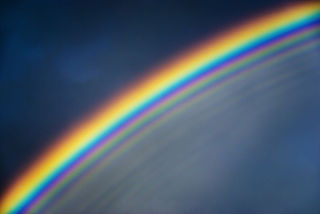
%> input picture dataset/Supernumerary_Rainbows.jpg, 320 x 214 px; its folder holds only this picture in this run
$ octave runme_denoising.m   (GNU Octave 9; MATLAB toolbox functions it lacks are replaced by stand-ins)
%> lines starting %> are read from the running program, lines starting %| are printed output that depends on the picture; in (x1, y1, x2, y2) boxes, pixels count from 0 and x2, y2 are one past the last pixel; in counts of white or black regions, pixels touching at a corner belong together; the program's own positions count from 1
### tdv_denoising.m
%% (Higher-order) Total directional variation for image denoising
%
% [u, v, time, varargout] = tdv_denoising(unoise,params,varargin)
%
% Input:
% unoise       = noisy image
% params       = parameters from get_parameters
% varargin{1}  = ground truth image
%
% Output:
% u            = denoised image
% v            = vector field
% time         = cpu time elapsed
% varargout{1} = PSNR (if varargin{1} = unoise)
%
% Companion software to
% Simone Parisotto, Simon Masnou and Carola-Bibiane Schoenlieb.
% "(Higher-order) Total directional variation. Part I: Imaging Application"
% ArXiv: https://arxiv.org/abs/1812.05023
%
% Authors:
% 1) Simone Parisotto          (email: sp751 at cam dot ac dot uk)
% 2) Jan Lellmann              (email: jan lellmann at mic dot uni-luebeck dot de)
% 3) Simon Masnou              (email: masnou at math dot univ-lyon1 dot fr)
% 4) Carola-Bibiane Schoenlieb (email: cbs31 at cam dot ac dot uk)
%
% Address of Authors 1) and 4):
% Cambridge Image Analysis
% Centre for Mathematical Sciences
% Wilberforce Road
% CB3 0WA, Cambridge, United Kingdom
%
% Date:
% January, 2019
%
% Licence: BSD-3-Clause (https://opensource.org/licenses/BSD-3-Clause)
%

function [u, v, TDVtime, varargout] = tdv_denoising(unoise,params,varargin)

% measure time
TDVtime = cputime;

% size of the image
u = unoise;
[m,n,c] = size(u);

% check if a clean image is available
flag_psnr = 0;
if nargin==3
    uorig = varargin{1};
    flag_psnr = 1;
else
    uorig = NaN(m,n,c);
end

% CREATE STAGGERED GRIDS for vector fields
location = get_location(m,n);

% COMPUTE GRADIENT OPERATOR
u = padarray(u,[1 1,0],'replicate','both');
%> u: size 216x322x3 double
params.boundary_u = 'end';
[D1,D2] = gradmat(u,params.boundary_u);

% STORE ORIGINAL CORRUPTERD IMAGE
xnoise = u;

% CREATE A STACK OF SIGMAs AND RHOs FOR THE MULTIPLE TEST OPTION, if any
switch params.update_v_iter
    case 1
        sigma_stack = params.sigma;
        rho_stack   = params.rho;
    otherwise
        stack       = @(r,params) (r(end)-r(1))*max( (0:params.update_v_iter-1)./(params.update_v_iter-1), 0) + r(1);
        sigma_stack = stack([params.sigma(1),params.sigma(2)],params);
        rho_stack   = stack([params.rho(1),params.rho(2)],params);
end

%% START ALGORITHM

for ii = 1:params.update_v_iter % iterates the procedure, if you wish

    %% COMPUTE THE VECTOR FIELD v
    switch params.compute_field
        case 'v1'
            sigma = params.sigma;
            rho   = params.rho;
            v = structure_tensor(uorig,sigma,rho,D1,D2,params,location);      % from ground truth image
        case 'v2'
            sigma = sigma_stack(ii);
            rho   = rho_stack(ii);
            if size(u,3)>1
                [v, params.b] = structure_tensor(rgb2gray(u(2:end-1,2:end-1,:)),sigma,rho,D1,D2,params,location);
            else
                [v, params.b] = structure_tensor(u(2:end-1,2:end-1,:),sigma,rho,D1,D2,params,location);
            end
    end


    %% COMPUTE THE DERIVATIVE OPERATOR OF ORDER Q FOR EACH Q, WEIGHTED BY M
    % compute averaging operators to match derivatives on cell centres
    B  = compute_average_order(m+2,n+2); % move D^Q on cell centres
    Be = speye((m+2)*(n+2),(m+2)*(n+2)); % keep on D^k u position at k-th derivative
    Br = speye((m-1)*(n-1),(m-1)*(n-1)); % keep on cell centres
    % NB the transfer operator to move the derivative of v back to
    % cell centres is not yet implemented

    %% BUILD STANDARD MATRICES and MCAL for each order
    [LR,I]  = build_M(v,params.b);
    Mcal{1} = {LR};
    Mcal{2} = {I,LR};
    Mcal{3} = {I,I,LR};

    %% BUILD Wcal (transfer operator) for each order
    Wcal{1} = {B{1}};
    Wcal{2} = {{Be,Be},B{2}};
    Wcal{3} = {{Be,Be},{Be,Be,Be,Be},B{3}};

    Kcal{1} = MD(u,Mcal{1},Wcal{1},D1,D2,location);
    Kcal{2} = MD(u,Mcal{2},Wcal{2},D1,D2,location);
    Kcal{3} = MD(u,Mcal{3},Wcal{3},D1,D2,location);

    %% COMPUTE SADDLE-POINT OPERATORS AND PROX
    % F:= (lamdba/eta)*TDV  is the vectorial soft thresholding.
    K         = @(u,params) Ku(Kcal,u,params);
    KS        = @(y,q)      divMq(y,Mcal{q},Wcal{q},D1,D2,location);
    ProxFS    = @(y,sigma,params) y./max(1,repmat(norms(y,2,3)./params.lambda,1,1,size(y,3)));

    % G = 0.5*eta*|| u - u^\diamond||_2^2
    ProxG     = @(x,u,tau)( x+tau*params.eta*u )/( 1+tau*params.eta );

    options.niter  = params.maxiter;

    %% PRIMAL-DUAL SCHEME
    for kk = 1:size(u,3)
        if flag_psnr
            u(:,:,kk) = perform_primal_dual(xnoise(:,:,kk), params, K, KS, ProxFS, ProxG, options,uorig(:,:,kk));
        else
            u(:,:,kk) = perform_primal_dual(xnoise(:,:,kk), params, K, KS, ProxFS, ProxG, options);
        end
    end

    if flag_psnr
        psnr_local = psnr(uorig,u(2:end-1,2:end-1,:));
    end

end

% return values
if flag_psnr
    varargout{1} = psnr_local(end);
end
u    = u(2:end-1,2:end-1,:);

TDVtime = cputime-TDVtime;

end

function x = perform_primal_dual(x, params, K, KS, ProxFS, ProxG, options,varargin)
% perform_primal_dual - primal-dual algorithm
%
%    [x,R] = perform_admm(x, K,  KS, ProxFS, ProxG, options);
%
%   Solves
%       min_x F(K*x) + G(x)
%   where F and G are convex proper functions with an easy to compute proximal operator,
%   and where K is a linear operator
%
%   Uses the Preconditioned Alternating direction method of multiplier (ADMM) method described in
%       Antonin Chambolle, Thomas Pock,
%       A first-order primal-dual algorithm for convex problems with applications to imaging,
%       Preprint CMAP-685
%
%   INPUTS:
%   ProxFS(y,sigma) computes Prox_{sigma*F^*}(y)
%   ProxG(x,tau) computes Prox_{tau*G}(x)
%   K(y) is a linear operator.
%   KS(y) compute K^*(y) the dual linear operator.
%   options.sigma and options.tau are the parameters of the
%       method, they shoudl satisfy sigma*tau*norm(K)^2<1
%   options.theta=1 for the ADMM, but can be set in [0,1].
%   options.verb=0 suppress display of progression.
%   options.niter is the number of iterations.
%   options.report(x) is a function to fill in R.
%
%   OUTPUTS:
%   x is the final solution.
%   R(i) = options.report(x) at iteration i.
%
%   Copyright (c) 2010 Gabriel Peyre

options.null = 0;
niter  = getoptions(options, 'niter', 100);
theta  = getoptions(options, 'theta', 1);

%%%% ADMM parameters %%%%
sigma = getoptions(options, 'sigma', -1);
tau   = getoptions(options, 'tau', -1);

% INITIALIZATION
if nargin == 8
    xorig = varargin{1};
    psnr_local = zeros(niter,1);
end

if sigma<0 || tau<0
    rr = randn(size(x));
end

Q = numel(params.lambda{:});
index_Q = find(params.lambda{1});

paramslocal = cell(Q,1);
xstar       = cell(Q,1);
y           = cell(Q,1);
Lq          = cell(Q,1);

for q=index_Q

    paramslocal{q}        = params;
    paramslocal{q}.order  = params.order(q);
    paramslocal{q}.lambda = params.lambda{1}(q);

    xstar{q} = 0;
    y{q}     = 0;
    Lq{q}    = 0;

    if sigma<0 || tau<0
        Lq{q} = compute_operator_norm(@(x) KS(K(x,paramslocal{q}),q),rr);
        y{q}  = K(x,paramslocal{q});
    end

end

% OPERATOR NORM
L = max(cat(1,Lq{index_Q}));
%L = max([8.^find(params.lambda{1})]);

if params.acceleration

    %  ADMM
    tau   = 1/sqrt(L);
    sigma = 1./(tau*L);
    %gamma = 0.5;
    gamma = 0.35*params.eta;

else
    sigma = 10;
    tau   = 0.9/(sigma*L);
end

if params.verbose_text
    fprintf('\n  ITER  |   PSNR  \n');
    fprintf('--------------------\n');
end

xhat   = x;
xnoise = x;

for iter = 1:niter

    xold = x;

    % DUAL PROBLEM
    for q=index_Q
        y{q}     = ProxFS( y{q} + sigma*K(xhat,paramslocal{q}), sigma, paramslocal{q});
        xstar{q} = KS(y{q},q);
    end

    % PRIMAL PROBLEM
    x = ProxG(  x-tau*sum(cat(3,xstar{index_Q}),3), xnoise, tau);

    % EXTRAPOLATION
    xhat = x + theta * (x-xold);

    % ACCELERATION
    if params.acceleration
        theta = 1./sqrt(1+2*gamma*tau);
        tau   = theta*tau;
        sigma = sigma/theta;
    end

    if nargin == 8
        psnr_local(iter) = psnr(xorig,x(2:end-1,2:end-1));
        if params.verbose_text && ~mod(iter,20)
            fprintf('   %02d   |  %2.2f  \n',iter,psnr_local(iter))
        end
    else
        fprintf('Denoising in progress...')
    end

end

if nargin<8
    fprintf(' done!\n')
end

end

% [21 lines left out: function compute_operator_norm, not called in this run]

function v = getoptions(options, name, v, mendatory)
% [11 lines of commented-out code are left out]

if nargin<4
    mendatory = 0;
end

if isfield(options, name)
    v = eval(['options.' name ';']);
elseif mendatory
    error(['You have to provide options.' name '.']);
end
end

### lib/operators/gradmat.m
function [D1,D2] = gradmat(u,boundary)
%> called with boundary = 'end'

M = size(u,1);
N = size(u,2);

D1 = spdiags([-ones(M,1) ones(M,1)],[0 1],M,M);
D2 = spdiags([-ones(N,1) ones(N,1)],[0 1],N,N);

switch boundary
    case 'all'
        D1([1 M],:) = 0;
        D2([1 N],:) = 0;
    case 'end'
        D1([M],:) = 0;
        D2([N],:) = 0;
     case 'end2'
        D1([M],[end-1,end]) = [-1 1];
        D2([N],[end-1,end]) = [-1 1];
    case 'none'
end

D1 = kron(speye(N),D1);
D2 = kron(D2,speye(M));

return

### lib/structure_tensor/structure_tensor.m
function [V,b] = structure_tensor(umat,sigma,rho,D1,D2,params,location)
%> called with sigma = 2, rho = 30

umat = padarray(umat,[1 1],'replicate','both');

filter    = @(sigma) compute_gaussian_filter([2*ceil(2*sigma)+1,2*ceil(2*sigma)+1],sigma,size(umat));
blur      = @(f,sigma) imfilter(f,filter(sigma));
blur      = @(f,sigma)  imgaussfilt(f,sigma,'padding','replicate','FilterDomain','frequency');
nabla     = @(f)grad(f,D1,D2);
tensorize = @(u)cat(3, u(:,:,1).^2, u(:,:,2).^2, u(:,:,1).*u(:,:,2));
rotate    = @(T)cat(3, T(:,:,2), T(:,:,1), -T(:,:,3));
T         = @(f,sigma) blur( tensorize( nabla(f) ), sigma);
delta     = @(S)(S(:,:,1)-S(:,:,2)).^2 + 4*S(:,:,3).^2;
eigenval  = @(S)deal( ...
    (S(:,:,1)+S(:,:,2)+sqrt(delta(S)))/2,  ...
    (S(:,:,1)+S(:,:,2)-sqrt(delta(S)))/2 );
normalize = @(u)u./repmat(sqrt(sum(u.^2,3)), [1 1 2]);
eig1      = @(S)normalize( cat(3,2*S(:,:,3), S(:,:,2)-S(:,:,1)+sqrt(delta(S)) ) );
ortho     = @(u)deal(u, cat(3,-u(:,:,2), u(:,:,1)));
eigbasis  = @(S)ortho(eig1(S));

% K_sigma * u
u = blur(umat,sigma);
%> u: size 216x322 double

% K_rho * (\grad u_sigma \otimes u_sigma)
S = T(u,sigma);
S(:,:,1) = blur(S(:,:,1),rho);
S(:,:,2) = blur(S(:,:,2),rho);
S(:,:,3) = blur(S(:,:,3),rho);

[lambda1,lambda2] = eigenval(S);
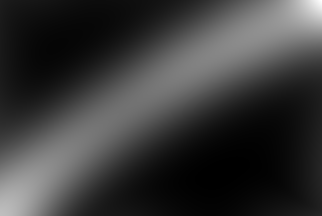
%> lambda1: size 216x322 double; min 4.84e-05, max 0.000797, mean 0.000217; drawn with min black and max white
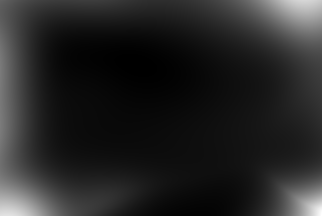
%> lambda2: size 216x322 double; min 3.92e-05, max 0.000141, mean 5.45e-05; drawn with min black and max white
[e1,e2] = eigbasis(S);

V = cat(3,-e1(:,:,2),e1(:,:,1));

E = sqrt(lambda1+lambda2);
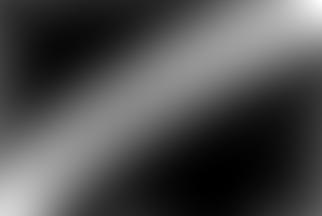
%> E: size 216x322 double; min 0.00966, max 0.0303, mean 0.0159; drawn with min black and max white
A = (lambda1-lambda2)./(lambda1+lambda2);
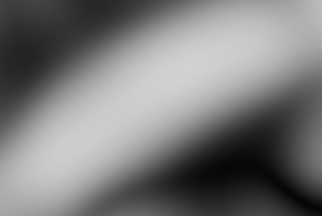
%> A: size 216x322 double; min 0.0226, max 0.823, mean 0.482

% MOVE evertthing on cell centres from grid edge
V = cat(3,interpn(location.ii_u1_extra,location.jj_u1_extra,V(:,:,1),location.ii_v,location.jj_v,'linear',0),...
          interpn(location.ii_u2_extra,location.jj_u2_extra,V(:,:,2),location.ii_v,location.jj_v,'linear',0));

lambda1 = cat(3,interpn(location.ii_u_extra,location.jj_u_extra,lambda1,location.ii_v,location.jj_v,'linear',0));
%> lambda1: size 213x319 double
E = cat(3,interpn(location.ii_u_extra,location.jj_u_extra,E,location.ii_v,location.jj_v,'linear',0));
%> E: size 213x319 double
A = cat(3,interpn(location.ii_u_extra,location.jj_u_extra,A,location.ii_v,location.jj_v,'linear',0));
%> A: size 213x319 double


if ~isnan(params.regularize) && params.regularize~=0

    % normalize orientation
    switch params.caseweight
        case 1
            weights = mat2gray(lambda1(:));
        case 2
            weights = 1-round(10000*A)/10000;
    end

    bc = 'neumann';
    gff = diffopn(size(u)-3,2,{'forward','forward'},bc);
    gbf = diffopn(size(u)-3,2,{'backward','forward'},bc);
    gfb = diffopn(size(u)-3,2,{'forward','backward'},bc);
    gbb = diffopn(size(u)-3,2,{'backward','backward'},bc);

    laplace = 0.25 * (gff' * gff + gbf' * gbf + gfb' * gfb + gbb' * gbb);

    % (L +
    % Dw IS THE DIAGONAL MATRIX WITH weights on diagonal.. first component,
    % second component for v which is double component
    Dw = (1.0 / params.gamma_regularize) * spdiag([weights(:); weights(:)]);

    V = reshape((laplace + Dw) \ (Dw * V(:)), [size(V,1) size(V,2) 2]);
end

switch params.bvary
    case 0
        bb = [params.b(2)];
    case 1
        bb = 1-round(10000*A)/10000;
        bb = min(mat2gray(bb),params.c);
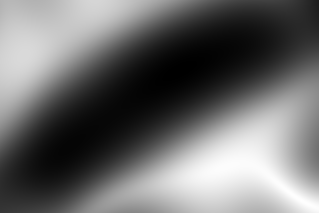
%> bb: size 213x319 double; min 0, max 1, mean 0.424
    otherwise
        bb = params.b(2);
end

b = cat(3,params.b(1)*ones(size(bb)),bb);
end

### lib/TDV/compute_average_order.m
function AA = compute_average_order(M,N)
%> called with M = 216, N = 322

%% B is the matrix for averaging to bring the derivative in the cell centres
% averaging over i, (u_{i,j} + u_{i+1,j})/2
%B{1} = (toeplitz(sparse(1,1,1/2,1,M*N),sparse(1,2,1/2,1,M*N)));
%B{1} = 0.5*spdiags([ones(M*N,1) ones(M*N,1)],[0 1],M*N,M*N);
%B{1}(end,[end-1,end]) = [0.5 0.5];
% averaging over j, (u_{i,j} + u_{i,j+1})/2
%B{2} = (toeplitz(sparse(1,1,1/2,1,M*N),sparse(1,M+1,1/2,1,M*N)));
%B{2} = 0.5*spdiags([ones(M*N,1) ones(M*N,1)],[0 M],M*N,M*N);
%B{2}(end-M+1:end,:) = B{2}(end-2*M+1:end-M,:);
% averaging over j diagonally left to right, (u_{i,j} + u_{i-1,j+1})/2
%B{3} = (toeplitz(sparse(1,1,1/2,1,M*N),sparse(1,M,1/2,1,M*N)));
B{3} = 0.5*spdiags([ones(M*N,1) ones(M*N,1)],[0 M-1],M*N,M*N);
%B{3}(1,:) = 0; B{3}(1,[1,M+1]) = 0.5;
%B{3}(end-M+1:end,:) = 0;
% averaging over i diagonally right to left, (u_{i+1,j-1} + u_{i,j+1})/2
%B{4} = (toeplitz(sparse(1,1,1/2,1,M*N),sparse(1,M,1/2,1,M*N))).';
B{4} = B{3}.';
%B{4}(end,:) = 0;

%% NEW METHOD


% averaging over i plus, (u_{i,j} + u_{i+1,j})/2
B1plus                  = 0.5*spdiags([ones(M,1) ones(M,1)],[0 1],M,M);
B1plus(end,[end-1 end]) = [0.5 0.5];
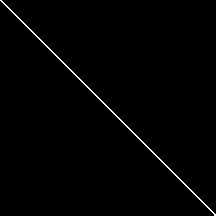
%> B1plus: size 216x216 double; values 0 (black) and 0.5 (white), 0.93% white in thin lines or dots
B{1}                    = kron(speye(N),B1plus);

% % averaging over i minus, (u_{i,j} + u_{i-1,j})/2
% B1minus          = 0.5*spdiags([ones(M,1) ones(M,1)],[-1 0],M,M);
% B1minus(1,[1 2]) = [0.5 0.5];
% B{2}             = kron(speye(N),B1minus);
%
% averaging over j plus, (u_{i,j} + u_{i,j+1})/2
B2plus                  = 0.5*spdiags([ones(N,1) ones(N,1)],[0 1],N,N);
B2plus(end,[end-1 end]) = [0.5 0.5];
%> B2plus: size 322x322 double; values 0 (black) and 0.5 (white), 0.62% white in thin lines or dots
B{2}                    = kron(B2plus,speye(M));
% [19 lines of commented-out code are left out]


%% R,L we need to delete rows and columns; R for rows L for columns
% (1:end-3,2:end-2)
r1                  = ones(M,N);
r1(end-2:end,:)     = 0;
%> r1: size 216x322 double; values 0 (black) and 1 (white), 98.6% white; 1 black region, box (x1, y1, x2, y2) and area: (0, 213, 322, 216) 966
r1                  = find(r1(:));
l1                  = ones(M-3,N);
l1(:,[1 end-1:end]) = 0;
%> l1: size 213x322 double; values 0 (black) and 1 (white), 99.1% white; 2 black regions, box (x1, y1, x2, y2) and area: (320, 0, 322, 213) 426, (0, 0, 1, 213) 213
l1                  = find(l1(:));

% (2:end-2,1:end-3)
r2                  = ones(M,N);
r2([1 end-1:end],:) = 0;
%> r2: size 216x322 double; values 0 (black) and 1 (white), 98.6% white; 2 black regions, box (x1, y1, x2, y2) and area: (0, 214, 322, 216) 644, (0, 0, 322, 1) 322
r2                  = find(r2(:));
l2                  = ones(M-3,N);
l2(:,[end-2:end])   = 0;
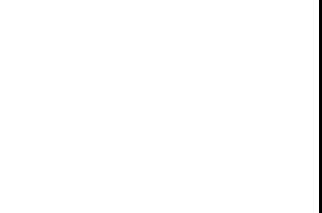
%> l2: size 213x322 double; values 0 (black) and 1 (white), 99.1% white; 1 black region, box (x1, y1, x2, y2) and area: (319, 0, 322, 213) 639
l2                  = find(l2(:));

% (2:end-1,2:end-1)
r3                  = ones(M,N);
r3([1 end],:)       = 0;
%> r3: size 216x322 double; values 0 (black) and 1 (white), 99.1% white; black in thin lines or dots
%> (the rest of the program and of its run is left out)
